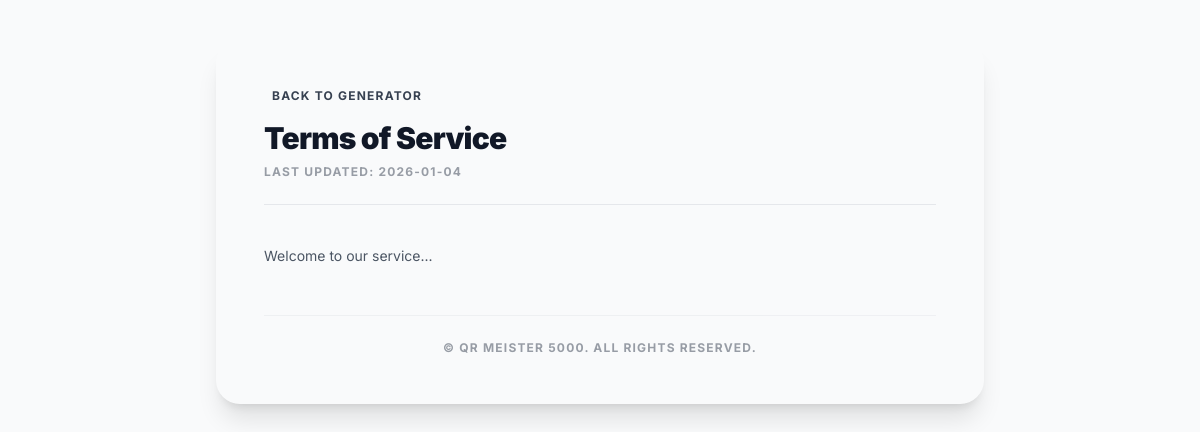
Screenshot of /terms with the database file from the repository.
### flask_app.py (models this page shows)
class Page(db.Model):
    id = db.Column(db.Integer, primary_key=True)
    slug = db.Column(db.String(50), unique=True, nullable=False)
    title = db.Column(db.String(100), nullable=False)
    content = db.Column(db.Text, nullable=False)
    updated_at = db.Column(db.DateTime, default=datetime.utcnow, onupdate=datetime.utcnow)

class SiteConfig(db.Model):
    id = db.Column(db.Integer, primary_key=True)
    site_name = db.Column(db.String(100), default="QR Generator")
    favicon = db.Column(db.String(100), default="default_favicon.ico")
    total_generated = db.Column(db.Integer, default=0)
    title_font = db.Column(db.String(50), default="Inter")
    title_font_size = db.Column(db.Integer, default=32)
    title_color = db.Column(db.String(20), default="#111827")
    dark_mode = db.Column(db.Boolean, default=False)
    maintenance_mode = db.Column(db.Boolean, default=False)
    footer_text = db.Column(db.String(200), default="Powered by QR Master")
    contact_email = db.Column(db.String(100), default="admin@yourdomain.com")
    whatsapp_number = db.Column(db.String(20), default="8801XXXXXXXXX")
    payment_instructions = db.Column(db.Text, default="Send 1500 BDT via bKash to...")

### flask_app.py (the view)
@app.route('/terms')
def terms():
    page = Page.query.filter_by(slug='terms').first()
    if not page: return render_template('legal/terms.html', now_date=datetime.utcnow().strftime('%Y-%m-%d'))
    return render_template('legal/dynamic_page.html', page=page)

### flask_app.py (called while the page is built)
def get_config():
    config = SiteConfig.query.first()
    if not config:
        config = SiteConfig()
        db.session.add(config)
        db.session.commit()
    return config

@app.before_request
def check_maintenance():
    config = get_config()
    if config.maintenance_mode:
        allowed_paths = ['/login', '/logout', '/static', '/admin']
        is_allowed = any(request.path.startswith(path) for path in allowed_paths)
        if not is_allowed and not (current_user.is_authenticated and current_user.is_superadmin):
            return render_template('maintenance.html'), 503

@app.context_processor
def inject_global_vars():
    return dict(config=get_config())

### templates/legal/dynamic_page.html (shortened to what this page needs)
<!DOCTYPE html>
<html lang="en">
<head>
    <script src="https://cdn.tailwindcss.com"></script>
</head>
<body class="min-h-screen py-10 px-4 {{ 'bg-gray-900 text-gray-300' if config.dark_mode else 'bg-gray-50 text-gray-700' }}">
    <div class="max-w-3xl mx-auto bg-white/5 p-8 md:p-12 rounded-3xl shadow-xl {{ 'bg-gray-800' if config.dark_mode else 'bg-white' }}">
        <div class="mb-10 border-b pb-6 {{ 'border-gray-700' if config.dark_mode else 'border-gray-200' }}">
            <a href="{{ url_for('index') }}" class="flex items-center gap-2 text-xs font-bold uppercase tracking-widest mb-4 hover:text-blue-500 transition">
                 Back to Generator
            </a>
            <h1 class="text-3xl font-black tracking-tight {{ 'text-white' if config.dark_mode else 'text-gray-900' }}">{{ page.title }}</h1>
            <p class="text-xs font-bold uppercase tracking-widest mt-2 opacity-50">Last Updated: {{ page.updated_at.strftime('%Y-%m-%d') }}</p>
        </div>
        <div class="prose max-w-none text-sm leading-relaxed {{ 'text-gray-300' if config.dark_mode else 'text-gray-600' }}">
            {{ page.content | safe }}
        </div>
        <div class="mt-12 pt-6 border-t text-center text-xs font-bold uppercase tracking-widest opacity-50 {{ 'border-gray-700' if config.dark_mode else 'border-gray-200' }}">
            &copy; {{ config.site_name }}. All Rights Reserved.
        </div>
    </div>
</body>
</html>

### templates/legal/dynamic_page.html (style rules this page uses)
body { font-family: 'Inter', sans-serif; }
.prose p { margin-bottom: 1rem; line-height: 1.6; }

### rows the page displays
Page: title "Terms of Service", updated_at "2026-01-04", content "Welcome to our service..."
SiteConfig: site_name "QR MEISTER 5000"
